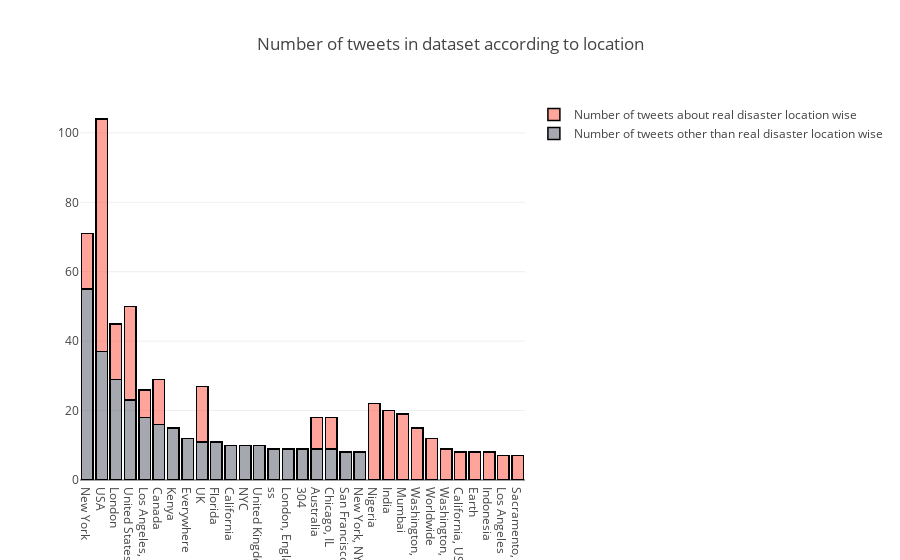

The notebook cell saved with this chart:
### Code cell
train1_df = train_data[train_data["target"]==1]
train0_df = train_data[train_data["target"]==0]
cnt_1 = train1_df['location'].value_counts()
cnt_1.reset_index()
cnt_1 = cnt_1[:20,]

cnt_0 = train0_df['location'].value_counts()
cnt_0.reset_index()
cnt_0 = cnt_0[:20,]

trace1 = go.Bar(
                x = cnt_1.index,
                y = cnt_1.values,
                name = "Number of tweets about real disaster location wise",
                marker = dict(color = 'rgba(255, 74, 55, 0.5)',
                             line=dict(color='rgb(0,0,0)',width=1.5)),
                )
trace0 = go.Bar(
                x = cnt_0.index,
                y = cnt_0.values,
                name = "Number of tweets other than real disaster location wise",
                marker = dict(color = 'rgba(79, 82, 97, 0.5)',
                             line=dict(color='rgb(0,0,0)',width=1.5)),
                )


data = [trace0,trace1]
layout = go.Layout(barmode = 'stack',title = 'Number of tweets in dataset according to location')
fig = go.Figure(data = data, layout = layout)
py.iplot(fig)

### Figure 1 — Plotly figure (JSON) as saved in the notebook; plotly's stock layout.template omitted (floating-point values rounded to 4 significant figures)
{"data": [{"marker": {"color": "rgba(79, 82, 97, 0.5)", "line": {"color": "rgb(0,0,0)", "width": 1.5}}, "name": "Number of tweets other than real disaster location wise", "type": "bar", "uid": "363d1746-f3ab-428a-89cb-7fa8a672b12f", "x": ["New York", "USA", "London", "United States", "Los Angeles, CA", "Canada", "Kenya", "Everywhere", "UK", "Florida", "California", "NYC", "United Kingdom", "ss", "London, England", "304", "Australia", "Chicago, IL", "San Francisco", "New York, NY"], "y": [55, 37, 29, 23, 18, 16, 15, 12, 11, 11, 10, 10, 10, 9, 9, 9, 9, 9, 8, 8]}, {"marker": {"color": "rgba(255, 74, 55, 0.5)", "line": {"color": "rgb(0,0,0)", "width": 1.5}}, "name": "Number of tweets about real disaster location wise", "type": "bar", "uid": "f36f0797-342c-4e26-bf94-99014815b97a", "x": ["USA", "United States", "Nigeria", "India", "Mumbai", "London", "UK", "New York", "Washington, DC", "Canada", "Worldwide", "Australia", "Chicago, IL", "Washington, D.C.", "California, USA", "Earth", "Indonesia", "Los Angeles, CA", "Los Angeles", "Sacramento, CA"], "y": [67, 27, 22, 20, 19, 16, 16, 16, 15, 13, 12, 9, 9, 9, 8, 8, 8, 8, 7, 7]}], "layout": {"barmode": "stack", "title": {"text": "Number of tweets in dataset according to location"}}}
